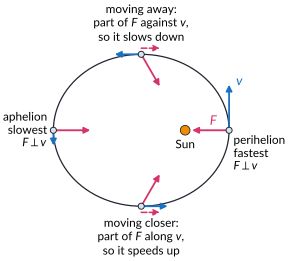

Here is the Python script that generated this plot:
"""Forces and speed on an elliptical orbit (to scale, e = 0.5).

Run:  python3 -I src/mod5/figures/ch4_ellipseforces.py
Makes ch4_ellipseforces.pdf next to this script.
Blue arrows: velocity (length proportional to the real speed, from
v^2 = GM(2/r - 1/a)). Red arrows: direction of gravity (towards the Sun; drawn
the same length at every point). Dashed red: the part of gravity along the
velocity (speeds the planet up) or against it (slows it down).
"""
import sys
import pathlib

sys.dont_write_bytecode = True
HERE = pathlib.Path(__file__).resolve().parent
sys.path.insert(0, str(HERE.parents[1] / "common"))
import hscplot                                            # noqa: E402

import numpy as np                                        # noqa: E402
from matplotlib.patches import Circle, FancyArrowPatch   # noqa: E402

a, e = 1.0, 0.5
b = a * np.sqrt(1 - e**2)


def pos(E):
    return np.array([a * (np.cos(E) - e), b * np.sin(E)])


def vel_dir(E):
    d = np.array([-a * np.sin(E), b * np.cos(E)])     # anticlockwise motion
    return d / np.linalg.norm(d)


def speed(E):
    r = np.linalg.norm(pos(E))
    return np.sqrt(2 / r - 1 / a)


def arrow(ax, p, q, color, ls="-", lw=1.3):
    ax.add_patch(FancyArrowPatch(p, q, arrowstyle="-|>", mutation_scale=9, color=color,
                                 lw=lw, linestyle=ls, zorder=5, shrinkA=0, shrinkB=0))


fig, ax = hscplot.figure(width_mm=106, height_mm=84)
ax.set_aspect("equal")
ax.axis("off")
EE = np.linspace(0, 2 * np.pi, 400)
X, Y = pos(EE)
ax.plot(X, Y, color=hscplot.INK, lw=0.9)
ax.add_patch(Circle((0, 0), 0.055, facecolor=hscplot.RAY, edgecolor=hscplot.INK, lw=0.6, zorder=6))
ax.text(0.0, -0.10, "Sun", ha="center", va="top", fontsize=8.5)

vscale = 0.30                     # arrow length per unit speed
Flen = 0.42
points = {
    "P": 0.0,                     # perihelion
    "Q": np.pi / 2,                     # moving away from the Sun (upper half)
    "A": np.pi,                   # aphelion
    "S": -np.pi / 2,                    # moving towards the Sun (lower half)
}
for name, E in points.items():
    p = pos(E)
    vd = vel_dir(E)
    v = speed(E)
    arrow(ax, p, p + vscale * v * vd, hscplot.VELOCITY)
    fd = -p / np.linalg.norm(p)
    arrow(ax, p, p + Flen * fd, hscplot.FORCE)
    if name in ("Q", "S"):
        comp = np.dot(fd, vd) * Flen
        out = p / np.linalg.norm(p)            # small sideways shift so arrows do not overlap
        n = np.array([-vd[1], vd[0]])
        n = n if np.dot(n, out) > 0 else -n
        q0 = p + 0.07 * n
        arrow(ax, q0, q0 + comp * vd, hscplot.FORCE, ls="--", lw=1.1)
    ax.add_patch(Circle(p, 0.035, facecolor="#D9E3EE", edgecolor=hscplot.INK, lw=0.7, zorder=7))
    print(name, "r =", np.linalg.norm(p), "speed =", v, "angle F-v (deg) =",
          np.degrees(np.arccos(np.dot(fd, vd))))

# labels
pP, pQ, pA, pS = (pos(points[k]) for k in "PQAS")
ax.text(pP[0] + 0.05, pP[1] - 0.05, "perihelion\nfastest\n$F \\perp v$", fontsize=8.5, ha="left", va="top")
# Essentials layout fix: label centred on the point and a little further left, so the
# downward velocity arrow at aphelion does not touch the word "aphelion"
ax.text(pA[0] - 0.07, pA[1], "aphelion\nslowest\n$F \\perp v$", fontsize=8.5, ha="right", va="center")
ax.text(pQ[0] + 0.0, pQ[1] + 0.13, "moving away:\npart of $F$ against $v$,\nso it slows down", fontsize=8.5,
        ha="center", va="bottom")
ax.text(pS[0] + 0.0, pS[1] - 0.13, "moving closer:\npart of $F$ along $v$,\nso it speeds up", fontsize=8.5,
        ha="center", va="top")
ax.text(pP[0] + 0.08, pP[1] + vscale * speed(0.0) - 0.02, "$v$", color=hscplot.VELOCITY, fontsize=9.5)
ax.text(pP[0] - 0.22, pP[1] + 0.05, "$F$", color=hscplot.FORCE, fontsize=9.5)
ax.set_xlim(-1.95, 1.05)
ax.set_ylim(-1.45, 1.45)
hscplot.save(fig, __file__)
